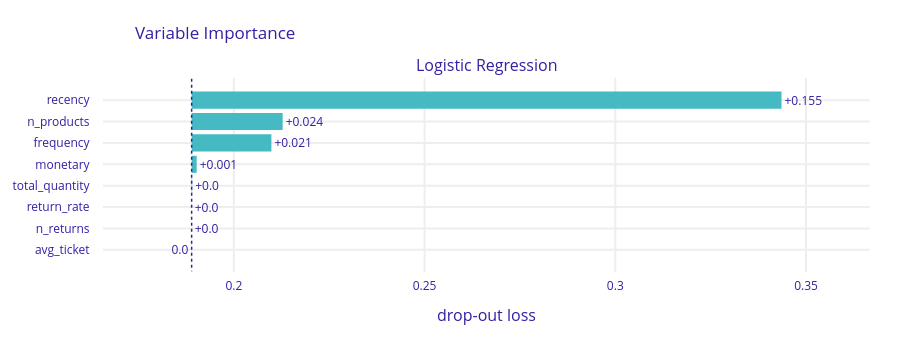

The notebook cell this image was saved under:
### Code cell
vi.plot()
plt.show()

### Figure 1 — Plotly figure (JSON) as saved in the notebook; plotly's stock layout.template omitted (floating-point values rounded to 4 significant figures)
{"data": [{"base": 0.1889, "hoverinfo": "text", "hoverlabel": {"bgcolor": "rgba(0,0,0,0.8)"}, "hovertext": ["Model: Logistic Regression loss after<br>variable: recency is permuted: 0.344<br>Drop-out loss change: +0.155", "Model: Logistic Regression loss after<br>variable: n_products is permuted: 0.213<br>Drop-out loss change: +0.024", "Model: Logistic Regression loss after<br>variable: frequency is permuted: 0.21<br>Drop-out loss change: +0.021", "Model: Logistic Regression loss after<br>variable: monetary is permuted: 0.19<br>Drop-out loss change: +0.001", "Model: Logistic Regression loss after<br>variable: total_quantity is permuted: 0.189<br>Drop-out loss change: +0.0", "Model: Logistic Regression loss after<br>variable: return_rate is permuted: 0.189<br>Drop-out loss change: +0.0", "Model: Logistic Regression loss after<br>variable: n_returns is permuted: 0.189<br>Drop-out loss change: +0.0", "Model: Logistic Regression loss after<br>variable: avg_ticket is permuted: 0.189<br>Drop-out loss change: -0.0"], "marker": {"color": "#46bac2"}, "orientation": "h", "showlegend": false, "text": ["+0.155", "+0.024", "+0.021", "+0.001", "+0.0", "+0.0", "+0.0", "0.0"], "textposition": "outside", "type": "bar", "x": [0.1546, 0.02386, 0.02091, 0.001318, 0.0001399, 1.424e-05, 1.184e-05, -3.693e-05], "xaxis": "x", "y": ["recency", "n_products", "frequency", "monetary", "total_quantity", "return_rate", "n_returns", "avg_ticket"], "yaxis": "y"}], "layout": {"annotations": [{"font": {"size": 16}, "showarrow": false, "text": "Logistic Regression", "x": 0.5, "xanchor": "center", "xref": "paper", "y": 1, "yanchor": "bottom", "yref": "paper"}, {"font": {"size": 16}, "showarrow": false, "text": "drop-out loss", "x": 0.5, "xanchor": "center", "xref": "paper", "y": 0, "yanchor": "top", "yref": "paper", "yshift": -30}], "font": {"color": "#371ea3"}, "height": 343, "margin": {"b": 71, "r": 30, "t": 78}, "shapes": [{"line": {"color": "#371ea3", "dash": "dot", "width": 1.5}, "type": "line", "x0": 0.1889, "x1": 0.1889, "xref": "x", "y0": -1, "y1": 8, "yref": "y"}], "title": {"text": "Variable Importance", "x": 0.15}, "xaxis": {"anchor": "y", "automargin": true, "domain": [0, 1], "fixedrange": true, "gridwidth": 2, "range": [0.1657, 0.3668], "tickcolor": "white", "ticklen": 3, "ticks": "outside", "type": "linear", "zeroline": false}, "yaxis": {"anchor": "x", "automargin": true, "autorange": "reversed", "domain": [0, 1], "fixedrange": true, "gridwidth": 2, "tickcolor": "white", "ticklen": 10, "ticks": "outside", "type": "category"}}}
